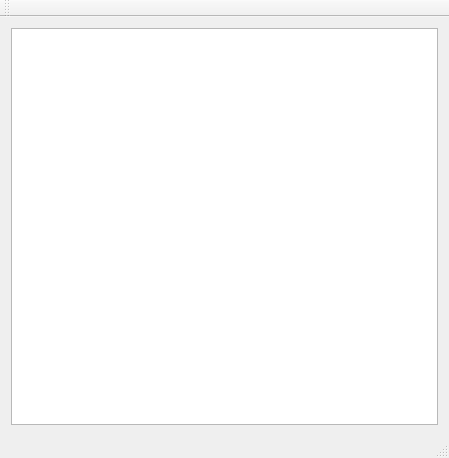
<?xml version="1.0" encoding="UTF-8"?>
<ui version="4.0">
 <class>MainWindow</class>
 <widget class="QMainWindow" name="MainWindow">
  <property name="geometry">
   <rect>
    <x>0</x>
    <y>0</y>
    <width>449</width>
    <height>458</height>
   </rect>
  </property>
  <property name="windowTitle">
   <string>MainWindow</string>
  </property>
  <widget class="QWidget" name="centralWidget">
   <layout class="QGridLayout" name="gridLayout">
    <item row="0" column="0">
     <widget class="QGraphicsView" name="mapDisplay">
      <property name="dragMode">
       <enum>QGraphicsView::ScrollHandDrag</enum>
      </property>
     </widget>
    </item>
   </layout>
  </widget>
  <widget class="QMenuBar" name="menuBar">
   <property name="geometry">
    <rect>
     <x>0</x>
     <y>0</y>
     <width>449</width>
     <height>21</height>
    </rect>
   </property>
  </widget>
  <widget class="QToolBar" name="mainToolBar">
   <attribute name="toolBarArea">
    <enum>TopToolBarArea</enum>
   </attribute>
   <attribute name="toolBarBreak">
    <bool>false</bool>
   </attribute>
  </widget>
  <widget class="QStatusBar" name="statusBar"/>
 </widget>
 <layoutdefault spacing="6" margin="11"/>
 <resources/>
 <connections/>
</ui>
